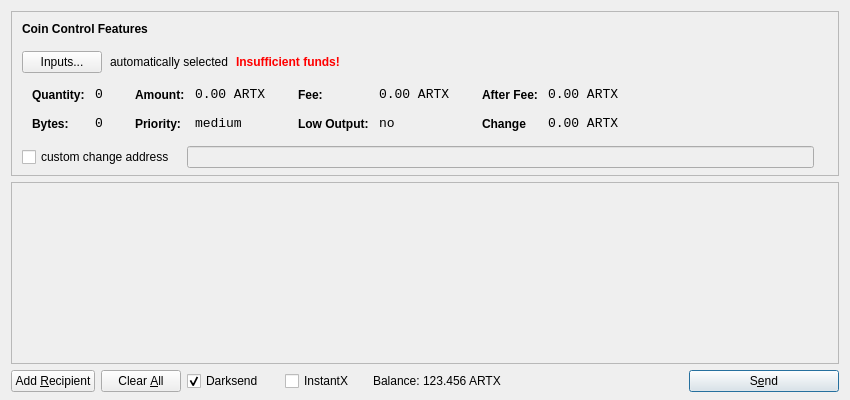
<?xml version="1.0" encoding="UTF-8"?>
<ui version="4.0">
 <class>SendCoinsDialog</class>
 <widget class="QDialog" name="SendCoinsDialog">
  <property name="geometry">
   <rect>
    <x>0</x>
    <y>0</y>
    <width>850</width>
    <height>400</height>
   </rect>
  </property>
  <property name="windowTitle">
   <string>Send Coins</string>
  </property>
  <layout class="QVBoxLayout" name="verticalLayout" stretch="0,1,0">
   <property name="bottomMargin">
    <number>8</number>
   </property>
   <item>
    <widget class="QFrame" name="frameCoinControl">
     <property name="sizePolicy">
      <sizepolicy hsizetype="Expanding" vsizetype="Expanding">
       <horstretch>0</horstretch>
       <verstretch>0</verstretch>
      </sizepolicy>
     </property>
     <property name="maximumSize">
      <size>
       <width>16777215</width>
       <height>16777215</height>
      </size>
     </property>
     <property name="frameShape">
      <enum>QFrame::StyledPanel</enum>
     </property>
     <property name="frameShadow">
      <enum>QFrame::Sunken</enum>
     </property>
     <layout class="QVBoxLayout" name="verticalLayoutCoinControl2">
      <property name="spacing">
       <number>-1</number>
      </property>
      <property name="leftMargin">
       <number>0</number>
      </property>
      <property name="topMargin">
       <number>0</number>
      </property>
      <property name="rightMargin">
       <number>0</number>
      </property>
      <property name="bottomMargin">
       <number>6</number>
      </property>
      <item>
       <layout class="QVBoxLayout" name="verticalLayoutCoinControl" stretch="0,0,0,0,1">
        <property name="spacing">
         <number>0</number>
        </property>
        <property name="leftMargin">
         <number>10</number>
        </property>
        <property name="topMargin">
         <number>10</number>
        </property>
        <item>
         <layout class="QHBoxLayout" name="horizontalLayoutCoinControl1">
          <property name="bottomMargin">
           <number>15</number>
          </property>
          <item>
           <widget class="QLabel" name="labelCoinControlFeatures">
            <property name="sizePolicy">
             <sizepolicy hsizetype="Preferred" vsizetype="Maximum">
              <horstretch>0</horstretch>
              <verstretch>0</verstretch>
             </sizepolicy>
            </property>
            <property name="font">
             <font>
              <weight>75</weight>
              <bold>true</bold>
             </font>
            </property>
            <property name="styleSheet">
             <string notr="true">font-weight:bold;</string>
            </property>
            <property name="text">
             <string>Coin Control Features</string>
            </property>
           </widget>
          </item>
         </layout>
        </item>
        <item>
         <layout class="QHBoxLayout" name="horizontalLayoutCoinControl2" stretch="0,0,0,0">
          <property name="spacing">
           <number>8</number>
          </property>
          <property name="bottomMargin">
           <number>10</number>
          </property>
          <item>
           <widget class="QPushButton" name="pushButtonCoinControl">
            <property name="styleSheet">
             <string notr="true"/>
            </property>
            <property name="text">
             <string>Inputs...</string>
            </property>
           </widget>
          </item>
          <item>
           <widget class="QLabel" name="labelCoinControlAutomaticallySelected">
            <property name="text">
             <string>automatically selected</string>
            </property>
            <property name="margin">
             <number>5</number>
            </property>
           </widget>
          </item>
          <item>
           <widget class="QLabel" name="labelCoinControlInsuffFunds">
            <property name="font">
             <font>
              <weight>75</weight>
              <bold>true</bold>
             </font>
            </property>
            <property name="styleSheet">
             <string notr="true">color:red;font-weight:bold;</string>
            </property>
            <property name="text">
             <string>Insufficient funds!</string>
            </property>
            <property name="margin">
             <number>5</number>
            </property>
           </widget>
          </item>
          <item>
           <spacer name="horizontalSpacerCoinControl">
            <property name="orientation">
             <enum>Qt::Horizontal</enum>
            </property>
            <property name="sizeHint" stdset="0">
             <size>
              <width>40</width>
              <height>1</height>
             </size>
            </property>
           </spacer>
          </item>
         </layout>
        </item>
        <item>
         <widget class="QWidget" name="widgetCoinControl" native="true">
          <property name="sizePolicy">
           <sizepolicy hsizetype="Preferred" vsizetype="Preferred">
            <horstretch>0</horstretch>
            <verstretch>0</verstretch>
           </sizepolicy>
          </property>
          <property name="minimumSize">
           <size>
            <width>0</width>
            <height>0</height>
           </size>
          </property>
          <property name="styleSheet">
           <string notr="true"/>
          </property>
          <layout class="QHBoxLayout" name="horizontalLayoutCoinControl5">
           <property name="margin">
            <number>0</number>
           </property>
           <item>
            <layout class="QHBoxLayout" name="horizontalLayoutCoinControl3" stretch="0,0,0,1">
             <property name="spacing">
              <number>20</number>
             </property>
             <property name="topMargin">
              <number>0</number>
             </property>
             <property name="bottomMargin">
              <number>10</number>
             </property>
             <item>
              <layout class="QFormLayout" name="formLayoutCoinControl1">
               <property name="horizontalSpacing">
                <number>10</number>
               </property>
               <property name="verticalSpacing">
                <number>14</number>
               </property>
               <property name="leftMargin">
                <number>10</number>
               </property>
               <property name="topMargin">
                <number>4</number>
               </property>
               <property name="rightMargin">
                <number>6</number>
               </property>
               <item row="0" column="0">
                <widget class="QLabel" name="labelCoinControlQuantityText">
                 <property name="styleSheet">
                  <string notr="true">font-weight:bold;</string>
                 </property>
                 <property name="text">
                  <string>Quantity:</string>
                 </property>
                 <property name="margin">
                  <number>0</number>
                 </property>
                </widget>
               </item>
               <item row="0" column="1">
                <widget class="QLabel" name="labelCoinControlQuantity">
                 <property name="font">
                  <font>
                   <family>Monospace</family>
                   <pointsize>10</pointsize>
                  </font>
                 </property>
                 <property name="cursor">
                  <cursorShape>IBeamCursor</cursorShape>
                 </property>
                 <property name="contextMenuPolicy">
                  <enum>Qt::ActionsContextMenu</enum>
                 </property>
                 <property name="text">
                  <string>0</string>
                 </property>
                 <property name="margin">
                  <number>0</number>
                 </property>
                 <property name="textInteractionFlags">
                  <set>Qt::LinksAccessibleByMouse|Qt::TextSelectableByKeyboard|Qt::TextSelectableByMouse</set>
                 </property>
                </widget>
               </item>
               <item row="1" column="0">
                <widget class="QLabel" name="labelCoinControlBytesText">
                 <property name="styleSheet">
                  <string notr="true">font-weight:bold;</string>
                 </property>
                 <property name="text">
                  <string>Bytes:</string>
                 </property>
                </widget>
               </item>
               <item row="1" column="1">
                <widget class="QLabel" name="labelCoinControlBytes">
                 <property name="font">
                  <font>
                   <family>Monospace</family>
                   <pointsize>10</pointsize>
                  </font>
                 </property>
                 <property name="cursor">
                  <cursorShape>IBeamCursor</cursorShape>
                 </property>
                 <property name="contextMenuPolicy">
                  <enum>Qt::ActionsContextMenu</enum>
                 </property>
                 <property name="text">
                  <string>0</string>
                 </property>
                 <property name="textInteractionFlags">
                  <set>Qt::LinksAccessibleByMouse|Qt::TextSelectableByKeyboard|Qt::TextSelectableByMouse</set>
                 </property>
                </widget>
               </item>
              </layout>
             </item>
             <item>
              <layout class="QFormLayout" name="formLayoutCoinControl2">
               <property name="horizontalSpacing">
                <number>10</number>
               </property>
               <property name="verticalSpacing">
                <number>14</number>
               </property>
               <property name="leftMargin">
                <number>6</number>
               </property>
               <property name="topMargin">
                <number>4</number>
               </property>
               <property name="rightMargin">
                <number>6</number>
               </property>
               <item row="0" column="0">
                <widget class="QLabel" name="labelCoinControlAmountText">
                 <property name="styleSheet">
                  <string notr="true">font-weight:bold;</string>
                 </property>
                 <property name="text">
                  <string>Amount:</string>
                 </property>
                 <property name="margin">
                  <number>0</number>
                 </property>
                </widget>
               </item>
               <item row="0" column="1">
                <widget class="QLabel" name="labelCoinControlAmount">
                 <property name="font">
                  <font>
                   <family>Monospace</family>
                   <pointsize>10</pointsize>
                  </font>
                 </property>
                 <property name="cursor">
                  <cursorShape>IBeamCursor</cursorShape>
                 </property>
                 <property name="contextMenuPolicy">
                  <enum>Qt::ActionsContextMenu</enum>
                 </property>
                 <property name="text">
                  <string>0.00 ARTX</string>
                 </property>
                 <property name="textInteractionFlags">
                  <set>Qt::LinksAccessibleByMouse|Qt::TextSelectableByKeyboard|Qt::TextSelectableByMouse</set>
                 </property>
                </widget>
               </item>
               <item row="1" column="0">
                <widget class="QLabel" name="labelCoinControlPriorityText">
                 <property name="styleSheet">
                  <string notr="true">font-weight:bold;</string>
                 </property>
                 <property name="text">
                  <string>Priority:</string>
                 </property>
                </widget>
               </item>
               <item row="1" column="1">
                <widget class="QLabel" name="labelCoinControlPriority">
                 <property name="font">
                  <font>
                   <family>Monospace</family>
                   <pointsize>10</pointsize>
                  </font>
                 </property>
                 <property name="cursor">
                  <cursorShape>IBeamCursor</cursorShape>
                 </property>
                 <property name="contextMenuPolicy">
                  <enum>Qt::ActionsContextMenu</enum>
                 </property>
                 <property name="text">
                  <string>medium</string>
                 </property>
                 <property name="textInteractionFlags">
                  <set>Qt::LinksAccessibleByMouse|Qt::TextSelectableByKeyboard|Qt::TextSelectableByMouse</set>
                 </property>
                </widget>
               </item>
              </layout>
             </item>
             <item>
              <layout class="QFormLayout" name="formLayoutCoinControl3">
               <property name="horizontalSpacing">
                <number>10</number>
               </property>
               <property name="verticalSpacing">
                <number>14</number>
               </property>
               <property name="leftMargin">
                <number>6</number>
               </property>
               <property name="topMargin">
                <number>4</number>
               </property>
               <property name="rightMargin">
                <number>6</number>
               </property>
               <item row="0" column="0">
                <widget class="QLabel" name="labelCoinControlFeeText">
                 <property name="styleSheet">
                  <string notr="true">font-weight:bold;</string>
                 </property>
                 <property name="text">
                  <string>Fee:</string>
                 </property>
                 <property name="margin">
                  <number>0</number>
                 </property>
                </widget>
               </item>
               <item row="0" column="1">
                <widget class="QLabel" name="labelCoinControlFee">
                 <property name="font">
                  <font>
                   <family>Monospace</family>
                   <pointsize>10</pointsize>
                  </font>
                 </property>
                 <property name="cursor">
                  <cursorShape>IBeamCursor</cursorShape>
                 </property>
                 <property name="contextMenuPolicy">
                  <enum>Qt::ActionsContextMenu</enum>
                 </property>
                 <property name="text">
                  <string>0.00 ARTX</string>
                 </property>
                 <property name="textInteractionFlags">
                  <set>Qt::LinksAccessibleByMouse|Qt::TextSelectableByKeyboard|Qt::TextSelectableByMouse</set>
                 </property>
                </widget>
               </item>
               <item row="1" column="0">
                <widget class="QLabel" name="labelCoinControlLowOutputText">
                 <property name="styleSheet">
                  <string notr="true">font-weight:bold;</string>
                 </property>
                 <property name="text">
                  <string>Low Output:</string>
                 </property>
                </widget>
               </item>
               <item row="1" column="1">
                <widget class="QLabel" name="labelCoinControlLowOutput">
                 <property name="font">
                  <font>
                   <family>Monospace</family>
                   <pointsize>10</pointsize>
                  </font>
                 </property>
                 <property name="cursor">
                  <cursorShape>IBeamCursor</cursorShape>
                 </property>
                 <property name="contextMenuPolicy">
                  <enum>Qt::ActionsContextMenu</enum>
                 </property>
                 <property name="text">
                  <string>no</string>
                 </property>
                 <property name="textInteractionFlags">
                  <set>Qt::LinksAccessibleByMouse|Qt::TextSelectableByKeyboard|Qt::TextSelectableByMouse</set>
                 </property>
                </widget>
               </item>
              </layout>
             </item>
             <item>
              <layout class="QFormLayout" name="formLayoutCoinControl4">
               <property name="horizontalSpacing">
                <number>10</number>
               </property>
               <property name="verticalSpacing">
                <number>14</number>
               </property>
               <property name="leftMargin">
                <number>6</number>
               </property>
               <property name="topMargin">
                <number>4</number>
               </property>
               <property name="rightMargin">
                <number>6</number>
               </property>
               <item row="0" column="0">
                <widget class="QLabel" name="labelCoinControlAfterFeeText">
                 <property name="styleSheet">
                  <string notr="true">font-weight:bold;</string>
                 </property>
                 <property name="text">
                  <string>After Fee:</string>
                 </property>
                 <property name="margin">
                  <number>0</number>
                 </property>
                </widget>
               </item>
               <item row="0" column="1">
                <widget class="QLabel" name="labelCoinControlAfterFee">
                 <property name="font">
                  <font>
                   <family>Monospace</family>
                   <pointsize>10</pointsize>
                  </font>
                 </property>
                 <property name="cursor">
                  <cursorShape>IBeamCursor</cursorShape>
                 </property>
                 <property name="contextMenuPolicy">
                  <enum>Qt::ActionsContextMenu</enum>
                 </property>
                 <property name="text">
                  <string>0.00 ARTX</string>
                 </property>
                 <property name="textInteractionFlags">
                  <set>Qt::LinksAccessibleByMouse|Qt::TextSelectableByKeyboard|Qt::TextSelectableByMouse</set>
                 </property>
                </widget>
               </item>
               <item row="1" column="0">
                <widget class="QLabel" name="labelCoinControlChangeText">
                 <property name="styleSheet">
                  <string notr="true">font-weight:bold;</string>
                 </property>
                 <property name="text">
                  <string>Change</string>
                 </property>
                </widget>
               </item>
               <item row="1" column="1">
                <widget class="QLabel" name="labelCoinControlChange">
                 <property name="font">
                  <font>
                   <family>Monospace</family>
                   <pointsize>10</pointsize>
                  </font>
                 </property>
                 <property name="cursor">
                  <cursorShape>IBeamCursor</cursorShape>
                 </property>
                 <property name="contextMenuPolicy">
                  <enum>Qt::ActionsContextMenu</enum>
                 </property>
                 <property name="text">
                  <string>0.00 ARTX</string>
                 </property>
                 <property name="textInteractionFlags">
                  <set>Qt::LinksAccessibleByMouse|Qt::TextSelectableByKeyboard|Qt::TextSelectableByMouse</set>
                 </property>
                </widget>
               </item>
              </layout>
             </item>
            </layout>
           </item>
          </layout>
         </widget>
        </item>
        <item>
         <layout class="QHBoxLayout" name="horizontalLayoutCoinControl4" stretch="0,0,0">
          <property name="spacing">
           <number>12</number>
          </property>
          <property name="sizeConstraint">
           <enum>QLayout::SetDefaultConstraint</enum>
          </property>
          <property name="topMargin">
           <number>5</number>
          </property>
          <property name="rightMargin">
           <number>5</number>
          </property>
          <item>
           <widget class="QCheckBox" name="checkBoxCoinControlChange">
            <property name="text">
             <string>custom change address</string>
            </property>
           </widget>
          </item>
          <item>
           <widget class="QLineEdit" name="lineEditCoinControlChange">
            <property name="enabled">
             <bool>false</bool>
            </property>
            <property name="sizePolicy">
             <sizepolicy hsizetype="Expanding" vsizetype="Fixed">
              <horstretch>0</horstretch>
              <verstretch>0</verstretch>
             </sizepolicy>
            </property>
           </widget>
          </item>
          <item>
           <widget class="QLabel" name="labelCoinControlChangeLabel">
            <property name="sizePolicy">
             <sizepolicy hsizetype="Preferred" vsizetype="Expanding">
              <horstretch>0</horstretch>
              <verstretch>0</verstretch>
             </sizepolicy>
            </property>
            <property name="minimumSize">
             <size>
              <width>0</width>
              <height>0</height>
             </size>
            </property>
            <property name="text">
             <string/>
            </property>
            <property name="margin">
             <number>3</number>
            </property>
           </widget>
          </item>
         </layout>
        </item>
        <item>
         <spacer name="verticalSpacerCoinControl">
          <property name="orientation">
           <enum>Qt::Vertical</enum>
          </property>
          <property name="sizeHint" stdset="0">
           <size>
            <width>800</width>
            <height>1</height>
           </size>
          </property>
         </spacer>
        </item>
       </layout>
      </item>
     </layout>
    </widget>
   </item>
   <item>
    <widget class="QScrollArea" name="scrollArea">
     <property name="widgetResizable">
      <bool>true</bool>
     </property>
     <widget class="QWidget" name="scrollAreaWidgetContents">
      <property name="geometry">
       <rect>
        <x>0</x>
        <y>0</y>
        <width>830</width>
        <height>165</height>
       </rect>
      </property>
      <layout class="QVBoxLayout" name="verticalLayout_2">
       <property name="margin">
        <number>0</number>
       </property>
       <item>
        <layout class="QVBoxLayout" name="entries">
         <property name="spacing">
          <number>6</number>
         </property>
        </layout>
       </item>
       <item>
        <spacer name="verticalSpacer">
         <property name="orientation">
          <enum>Qt::Vertical</enum>
         </property>
         <property name="sizeHint" stdset="0">
          <size>
           <width>20</width>
           <height>40</height>
          </size>
         </property>
        </spacer>
       </item>
      </layout>
     </widget>
    </widget>
   </item>
   <item>
    <layout class="QHBoxLayout" name="horizontalLayout">
     <item>
      <widget class="QPushButton" name="addButton">
       <property name="toolTip">
        <string>Send to multiple recipients at once</string>
       </property>
       <property name="text">
        <string>Add &amp;Recipient</string>
       </property>
       <property name="autoDefault">
        <bool>false</bool>
       </property>
      </widget>
     </item>
     <item>
      <widget class="QPushButton" name="clearButton">
       <property name="sizePolicy">
        <sizepolicy hsizetype="Minimum" vsizetype="Fixed">
         <horstretch>0</horstretch>
         <verstretch>0</verstretch>
        </sizepolicy>
       </property>
       <property name="toolTip">
        <string>Remove all transaction fields</string>
       </property>
       <property name="text">
        <string>Clear &amp;All</string>
       </property>
       <property name="autoRepeatDelay">
        <number>300</number>
       </property>
       <property name="autoDefault">
        <bool>false</bool>
       </property>
      </widget>
     </item>
     <item>
      <layout class="QHBoxLayout" name="horizontalLayout_2">
       <property name="spacing">
        <number>3</number>
       </property>
        <item>
        <widget class="QCheckBox" name="checkUseDarksend">
         <property name="minimumSize">
          <size>
           <width>95</width>
           <height>0</height>
          </size>
         </property>
         <property name="text">
          <string>Darksend</string>
         </property>
         <property name="checked">
          <bool>true</bool>
         </property>
        </widget>
       </item>
       <item>
        <widget class="QCheckBox" name="checkInstantX">
         <property name="enabled">
          <bool>true</bool>
         </property>
         <property name="minimumSize">
          <size>
           <width>85</width>
           <height>0</height>
          </size>
         </property>
         <property name="text">
          <string>InstantX</string>
         </property>
        </widget>
       </item>
       <item>
        <widget class="QLabel" name="label">
         <property name="sizePolicy">
          <sizepolicy hsizetype="Preferred" vsizetype="Fixed">
           <horstretch>0</horstretch>
           <verstretch>0</verstretch>
          </sizepolicy>
         </property>
         <property name="text">
          <string>Balance:</string>
         </property>
        </widget>
       </item>
       <item>
        <widget class="QLabel" name="labelBalance">
         <property name="sizePolicy">
          <sizepolicy hsizetype="Preferred" vsizetype="Fixed">
           <horstretch>0</horstretch>
           <verstretch>0</verstretch>
          </sizepolicy>
         </property>
         <property name="cursor">
          <cursorShape>IBeamCursor</cursorShape>
         </property>
         <property name="text">
          <string>123.456 ARTX</string>
         </property>
         <property name="textInteractionFlags">
          <set>Qt::LinksAccessibleByMouse|Qt::TextSelectableByKeyboard|Qt::TextSelectableByMouse</set>
         </property>
        </widget>
       </item>
      </layout>
     </item>
     <item>
      <spacer name="horizontalSpacer">
       <property name="orientation">
        <enum>Qt::Horizontal</enum>
       </property>
       <property name="sizeHint" stdset="0">
        <size>
         <width>40</width>
         <height>20</height>
        </size>
       </property>
      </spacer>
     </item>
     <item>
      <widget class="QPushButton" name="sendButton">
       <property name="minimumSize">
        <size>
         <width>150</width>
         <height>0</height>
        </size>
       </property>
       <property name="toolTip">
        <string>Confirm the send action</string>
       </property>
       <property name="text">
        <string>S&amp;end</string>
       </property>
       <property name="icon">
        <iconset resource="../bitcoin.qrc">
         <normaloff>:/icons/send</normaloff>:/icons/send</iconset>
       </property>
       <property name="default">
        <bool>true</bool>
       </property>
      </widget>
     </item>
    </layout>
   </item>
  </layout>
 </widget>
 <resources>
  <include location="../bitcoin.qrc"/>
 </resources>
 <connections/>
</ui>
